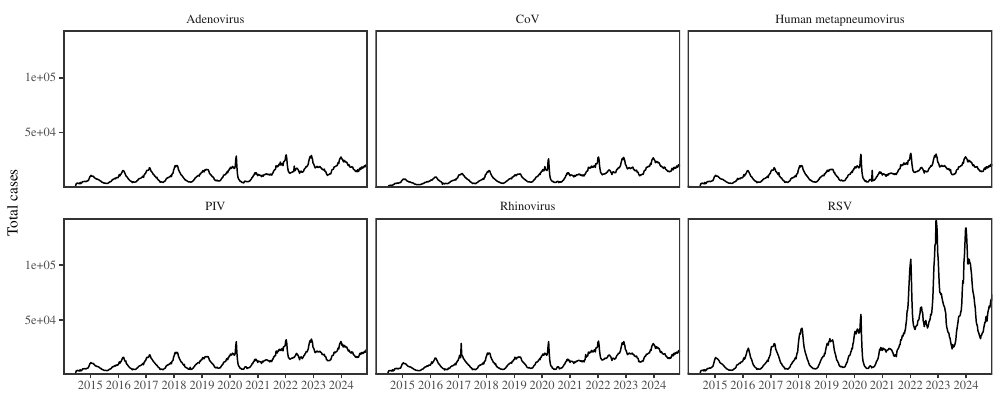

The script that saved this image:
library(tidyr)
library(dplyr)
library(ggplot2); theme_set(theme_bw(base_family = "Times"))
library(egg)
source("../script/script_data_nrevss.R")

data_nrevss_resp_comb2 <- data_nrevss_resp_comb %>%
  filter(type %in% c("Adenovirus", "PIV", "CoV", "Human metapneumovirus", "RSV",
                     "Rhinovirus"),
         year >= 2014)

g1 <- ggplot(data_nrevss_resp_comb2) +
  geom_line(aes(year+week/52, tests)) +
  scale_x_continuous("Year", expand=c(0, 0),
                     breaks=2014:2024) +
  scale_y_continuous("Total cases", expand=c(0, 0)) +
  facet_wrap(~type) +
  theme(
    panel.grid = element_blank(),
    strip.background = element_blank(),
    panel.border = element_rect(linewidth=1),
    axis.title.x = element_blank()
  )

ggsave("figure_test_nrevss.pdf", g1, width=10, height=4)
